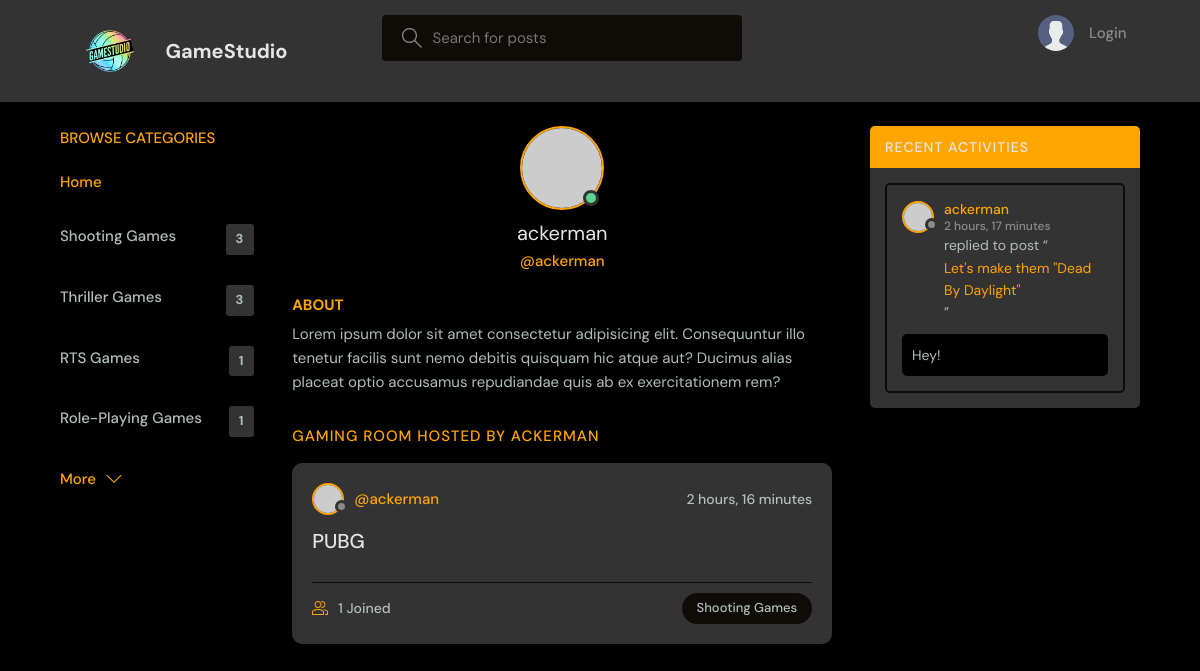
Screenshot of /profile/5/ with the database file from the repository.
### base/models.py (models this page shows, shortened)
class Topic(models.Model):
    name = models.CharField(max_length=200)

class Room(models.Model):
    host = models.ForeignKey(User, on_delete=models.SET_NULL, null = True)
    topic = models.ForeignKey(Topic, on_delete=models.SET_NULL, null = True)
    name = models.CharField(max_length=200)
    description = models.TextField(null=True, blank=True)
    participants = models.ManyToManyField(User, related_name='participants', blank=True)
    updated = models.DateTimeField(auto_now=True)
    created = models.DateTimeField(auto_now_add=True)
    def __str__(self):
        return self.name
    class Meta:
        ordering = ['-updated','-created']

class Messages(models.Model):
    user = models.ForeignKey(User, on_delete=models.CASCADE)
    room = models.ForeignKey(Room, on_delete=models.CASCADE)
    body = models.TextField()
    updated = models.DateTimeField(auto_now=True)
    created = models.DateTimeField(auto_now_add=True)
    class Meta:
        ordering = ['-updated','-created']

### base/views.py (the view)
# urls.py: path('profile/<str:pk>/', views.userProfile, name="user-profile"),
def userProfile(request, pk):
    user = User.objects.get(id=pk)
    rooms = user.room_set.all()
    room_messages = user.messages_set.all()
    topics = Topic.objects.all()
    context={'user':user, 'rooms':rooms, 'room_messages':room_messages, 'topics':topics}
    return render(request, 'base/profile.html', context)

### base/templates/base/profile.html (shortened to what this page needs)
{% extends 'main.html' %}
{% block content %}
  <main class="profile-page layout layout--3">
    <div class="container">
      {% include 'base/topics_components.html' %}
      <div class="roomList">
        <div class="profile">
          <div class="profile__avatar">
            <div class="avatar avatar--large active">
              <img src="https://randomuser.me/api/portraits/men/11.jpg" />
            </div>
          </div>
          <div class="profile__info">
            <h3>{{user.username}}</h3>
            <p>@{{user.username}}</p>
          </div>
          <div class="profile__about">
            <h3>About</h3>
            <p>
              Lorem ipsum dolor sit amet consectetur adipisicing elit. Consequuntur illo tenetur
              facilis sunt nemo debitis quisquam hic atque aut? Ducimus alias placeat optio
              accusamus repudiandae quis ab ex exercitationem rem?
            </p>
          </div>
        </div>
        <div class="roomList__header">
          <div>
            <h2>Gaming Room Hosted by {{user.username}}</a>
            </h2>
          </div>
        </div>
        {% include 'base/feed_component.html' %}
      </div>
      {% include 'base/activity_component.html' %}
    </div>
  </main>
{% endblock %}

### base/templates/base/topics_components.html
<div class="topics">
    <div class="topics__header">
      <h2>Browse Categories</h2>
    </div>
    <ul class="topics__list">
      <li>
        <a href="{% url 'home' %}" class="active">Home</a>
      </li>
      {% for topic in topics %}
      <li>
        <a href="{% url 'home' %}?q={{topic.name}}">{{topic.name}} <span>{{topic.room_set.all.count}}</span></a>
      </li>
      {% endfor %}
    </ul>
    <a class="btn btn--link" href="{% url 'categories' %}">
      More
      <svg version="1.1" xmlns="http://www.w3.org/2000/svg" width="32" height="32" viewBox="0 0 32 32">
        <title>chevron-down</title>
        <path d="M16 21l-13-13h-3l16 16 16-16h-3l-13 13z"></path>
      </svg>
    </a>
  </div>

### base/templates/base/feed_component.html (shortened to what this page needs)
{% for room in rooms %}
<div class="roomListRoom">
    <div class="roomListRoom__header">
      <a href="{% url 'user-profile' room.host.id %}" class="roomListRoom__author">
        <div class="avatar avatar--small">
          <img src="https://randomuser.me/api/portraits/women/11.jpg" />
        </div>
        <span>@{{room.host.username}}</span>
      </a>
      <div class="roomListRoom__actions">
        <span>{{room.created|timesince}}</span>
      </div>
    </div>
    <div class="roomListRoom__content">
      <a href="{% url 'room' room.id %}">{{room.name}}</a>
    </div>
    <div class="roomListRoom__meta">
      <a href="{% url 'room' room.id %}" class="roomListRoom__joined">
        {{room.participants.all.count}} Joined
      </a>
      <p class="roomListRoom__topic">{{room.topic.name}}</p>
    </div>
</div>
{% endfor %}

### base/templates/base/activity_component.html (shortened to what this page needs)
<div class="activities">
    <div class="activities__header">
      <h2>Recent Activities</h2>
    </div>
    {% for message in room_messages %}
    <div class="activities__box">
      <div class="activities__boxHeader roomListRoom__header">
        <a href="{% url 'user-profile' message.user.id %}" class="roomListRoom__author">
          <div class="avatar avatar--small">
            <img src="https://randomuser.me/api/portraits/women/11.jpg" />
          </div>
          <p>
            {{message.user}}
            <span>{{message.created|timesince}}</span>
          </p>
        </a>
      </div>
      <div class="activities__boxContent">
        <p>replied to post “<a href="{% url 'room' message.room.id %}">{{message.room}}</a>”</p>
        <div class="activities__boxRoomContent">
          {{message.body}}
        </div>
      </div>
    </div>
    {% endfor %}
  </div>

### rows the page displays
Topic: name "Shooting Games", room_set.all.count "3"
Topic: name "Thriller Games", room_set.all.count "3"
Topic: name "RTS Games", room_set.all.count "1"
Topic: name "Role-Playing Games", room_set.all.count "1"
Room: host.username "ackerman", created "2 hours, 16 minutes", name "PUBG", participants.all.count "1", topic.name "Shooting Games"
Messages: user "ackerman", created "2 hours, 17 minutes", room "Let's make them \"Dead By Daylight\"", body "Hey!"

### other values shown
{{ user.username }} "ackerman"
{{ user.username }} "ACKERMAN"
